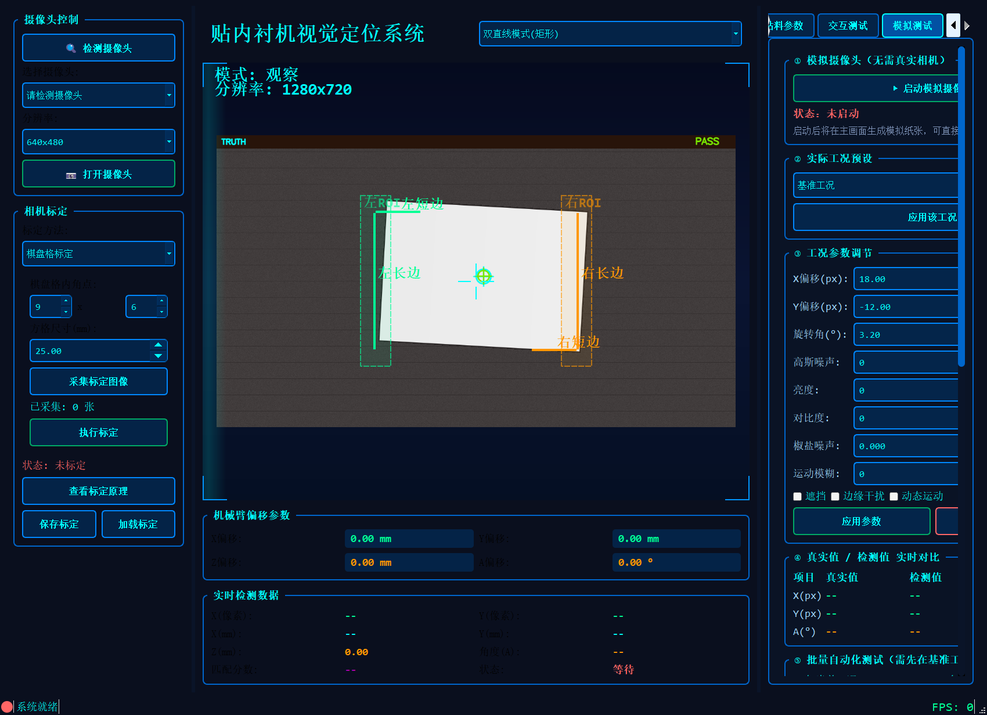
#> input picture evidence/图0_桌面GUI模拟测试页实景.png, 987 x 715 px, shrunk from 1700 x 1232 before the run
$ python -i vision_utils.py   (imports and definitions only)
#> lines starting #> are read from the running program, lines starting #| are printed output that depends on the picture; after the words box and inside, x2 and y2 are one past the last pixel; in counts of white or black regions, pixels touching at a corner belong together
#> further down, picture is the input picture: shape (715, 987, 3); mean B, G, R 58.3, 41.3, 27.2
#!/usr/bin/env python3
# -*- coding: utf-8 -*-
"""
视觉定位系统工具类
包含数据结构、算法实现等核心功能
"""

import cv2
import numpy as np
import math
import json
import pickle
from dataclasses import dataclass, field
from typing import List, Tuple, Optional, Dict, Any


@dataclass
class CalibrationData:
    pixel_per_mm_x: float = 1.0
    pixel_per_mm_y: float = 1.0
    offset_x: float = 0.0
    offset_y: float = 0.0
    points_pixel: List[Tuple[float, float]] = field(default_factory=list)
    points_physical: List[Tuple[float, float]] = field(default_factory=list)
    is_calibrated: bool = False


@dataclass
class LineTemplate:
    start: Tuple[float, float] = (0, 0)
    end: Tuple[float, float] = (0, 0)
    rho: float = 0.0
    theta: float = 0.0
    valid: bool = False


@dataclass
class ShapeTemplate:
    contour: np.ndarray = field(default_factory=lambda: np.array([]))
    center: Tuple[float, float] = (0, 0)
    angle: float = 0.0
    area: float = 0.0
    name: str = ""
    valid: bool = False


@dataclass
class DetectionResult:
    x_pixel: float = 0.0
    y_pixel: float = 0.0
    x_mm: float = 0.0
    y_mm: float = 0.0
    z_mm: float = 0.0
    angle: float = 0.0
    score: float = 0.0
    valid: bool = False
    timestamp: float = 0.0


class VisionAlgorithm:
    @staticmethod
    def detect_lines(frame: np.ndarray, canny_low=50, canny_high=150, hough_threshold=50) -> List[Tuple[Tuple[int, int], Tuple[int, int]]]:
#> called with canny_low = 50, canny_high = 150, hough_threshold = 50
        gray = cv2.cvtColor(frame, cv2.COLOR_BGR2GRAY)
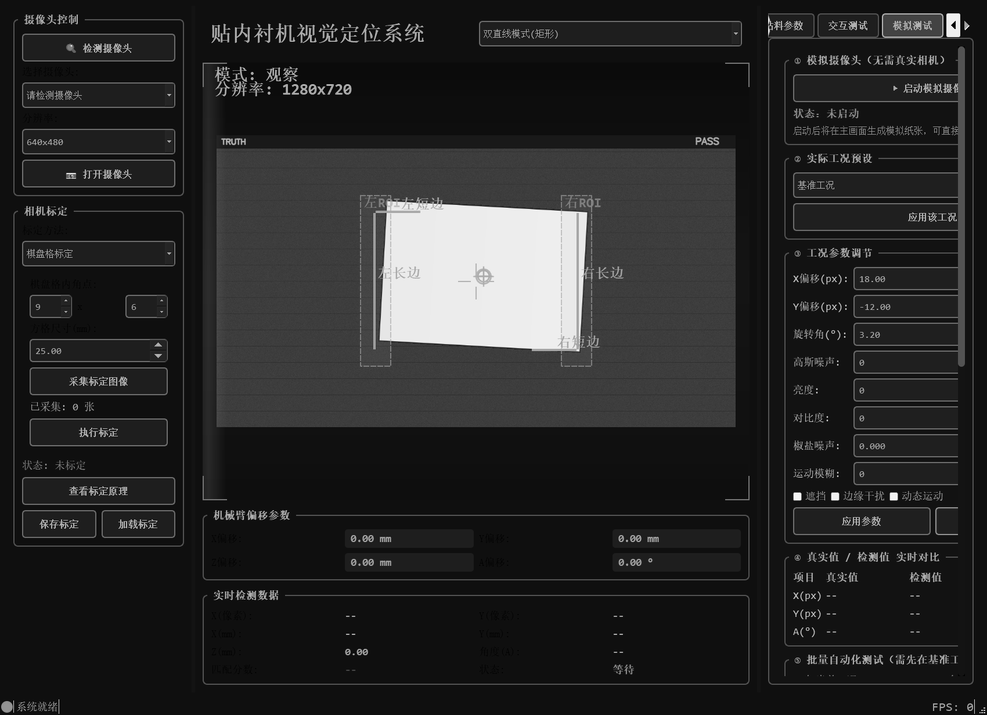
#> gray: shape (715, 987); min 0, max 255, mean 38.9
        blurred = cv2.GaussianBlur(gray, (5, 5), 1.4)
        edges = cv2.Canny(blurred, canny_low, canny_high)
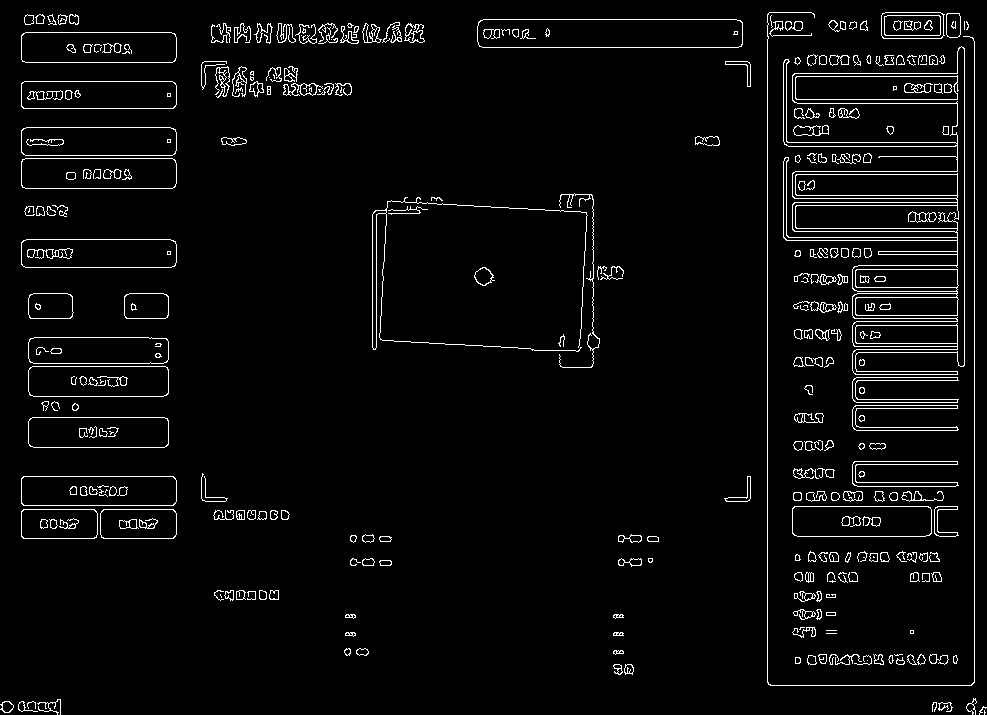
#> edges: shape (715, 987); 4% white in thin lines or dots
        lines = cv2.HoughLinesP(edges, 1, np.pi/180, hough_threshold, minLineLength=30, maxLineGap=10)
#> lines = 238 rows, first 6: [767, 682, 767, 14], [974, 682, 974, 41], [957, 380, 957, 51], [964, 365, 964, 48], [483, 19, 736, 19], [482, 47, 738, 47]

        detected_lines = []
        if lines is not None:
            for line in lines:
                x1, y1, x2, y2 = line[0]
                length = math.sqrt((x2-x1)**2 + (y2-y1)**2)
                if length > 30:
                    detected_lines.append(((x1, y1), (x2, y2), length))
#> this loop made 238 passes
#> (x1, y1, x2, y2, length) on passes 1 to 3: (767, 682, 767, 14, 668), (974, 682, 974, 41, 641), (957, 380, 957, 51, 329)
#> after the loop, detected_lines = 238 items
            detected_lines.sort(key=lambda x: x[2], reverse=True)

        return [(line[0], line[1]) for line in detected_lines]

    # [41 lines left out: functions detect_contours, match_shape, calculate_center, calculate_angle, pixel_to_mm, not called in this run]


class TemplateManager:
    # [42 lines left out: functions save_line_template, load_line_template, save_shape_template, load_shape_template, save_paste_params, load_paste_params, not called in this run]


class CameraUtils:
    # [11 lines left out: function detect_cameras, not called in this run]

>>> import cv2
>>> picture = cv2.imread('evidence/图0_桌面GUI模拟测试页实景.png')
>>> result = VisionAlgorithm().detect_lines(picture)
#> result = 238 items

$ run again, on evidence/图1_基准零位检测.png
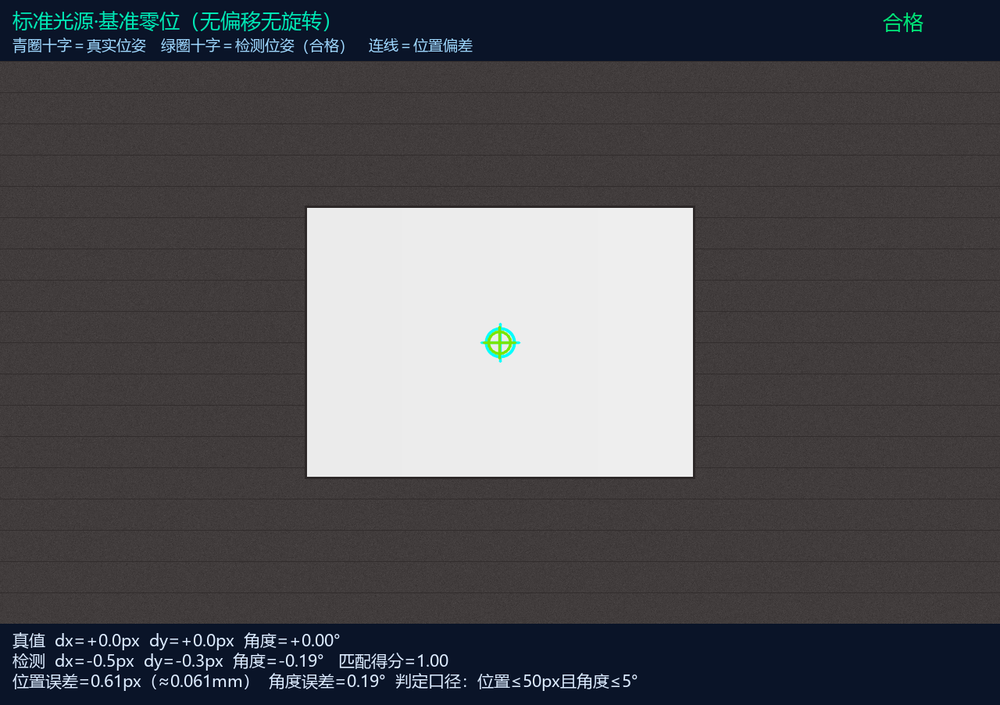
#> input picture evidence/图1_基准零位检测.png, 1000 x 705 px, shrunk from 1280 x 902 before the run
#> picture is the input picture: shape (705, 1000, 3); mean B, G, R 84, 80.3, 80.5
#> in detect_lines, `gray = cv2.cvtColor(frame, cv2.COLOR_BGR2GRAY)`:
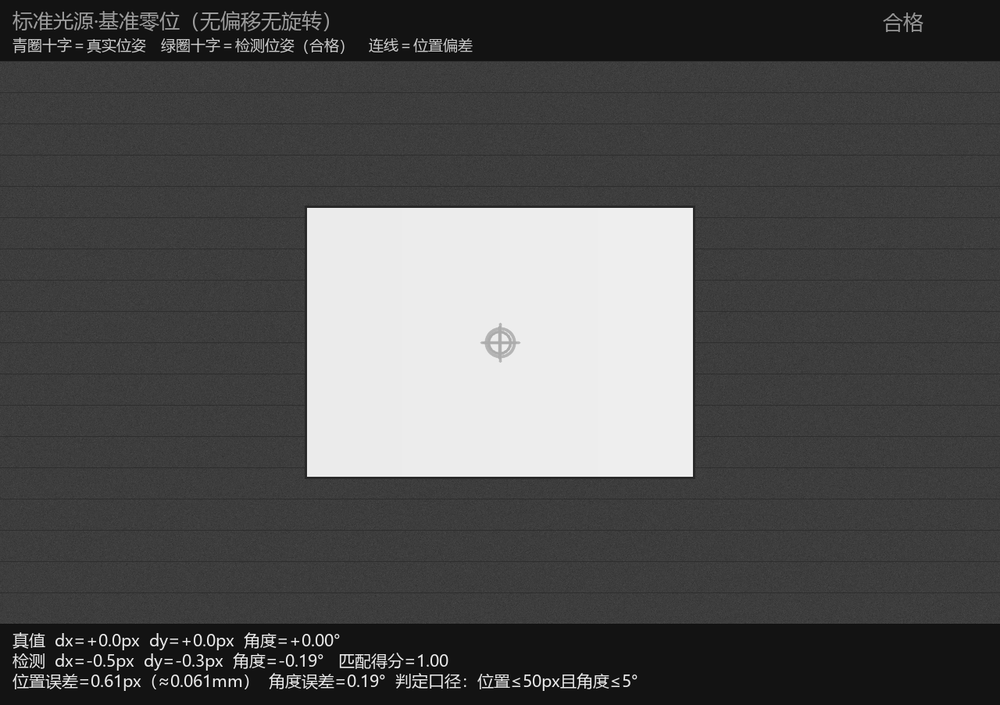
#> gray: shape (705, 1000); min 0, max 255, mean 80.4
#> in detect_lines, `edges = cv2.Canny(blurred, canny_low, canny_high)`:
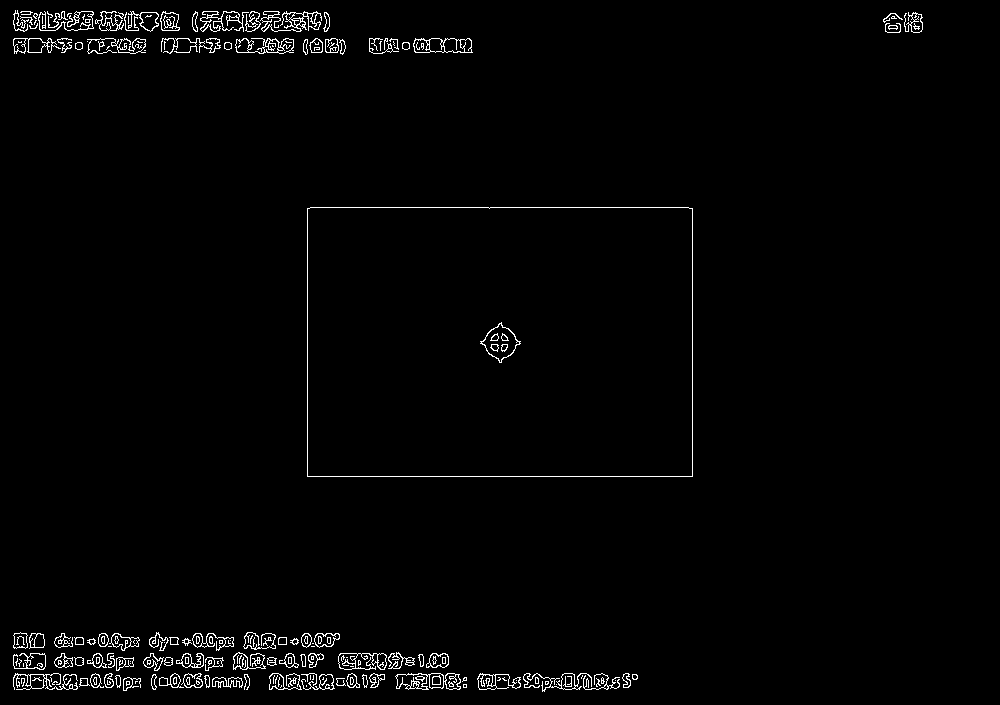
#> edges: shape (705, 1000); 1.7% white in thin lines or dots, all inside (x1, y1, x2, y2) = (13, 10, 923, 692)
#> lines = 206 rows, first 6: [307, 476, 692, 476], [692, 475, 692, 208], [310, 207, 688, 207], [307, 475, 307, 208], [14, 52, 64, 52], [13, 678, 249, 678]
#> the loop in detect_lines, `for line in lines:` made 206 passes
#> (x1, y1, x2, y2, length) on passes 1 to 3: (307, 476, 692, 476, 385), (692, 475, 692, 208, 267), (310, 207, 688, 207, 378)
#> after the loop in detect_lines, `for line in lines:`: detected_lines = 204 items

$ run again, on evidence/图2_姿态旋转5度边界.png
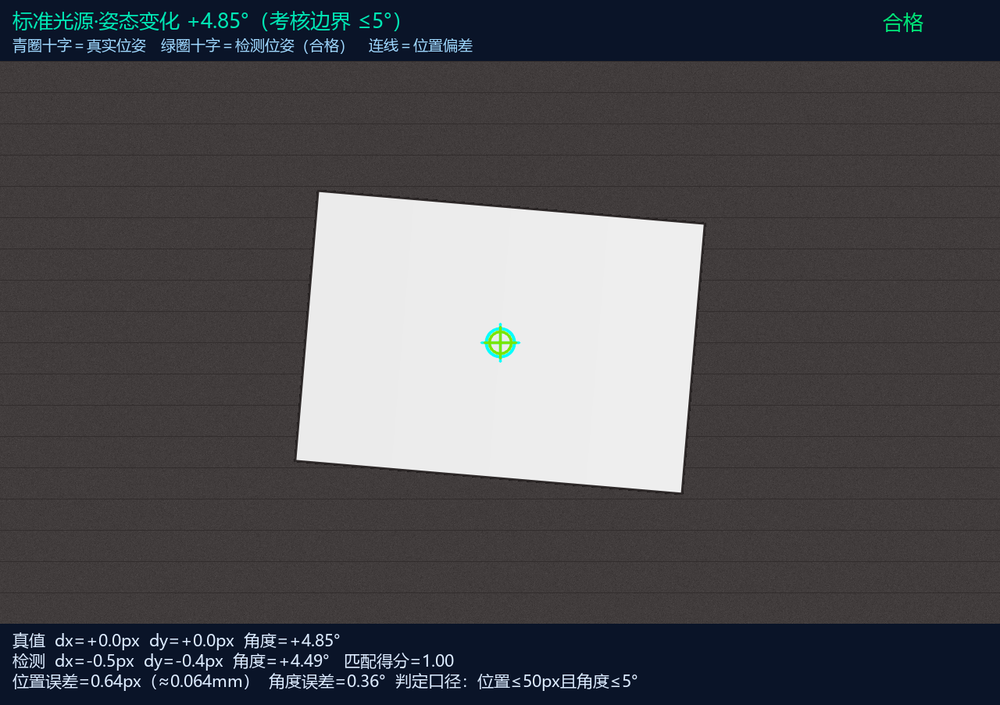
#> input picture evidence/图2_姿态旋转5度边界.png, 1000 x 705 px, shrunk from 1280 x 902 before the run
#> picture is the input picture: shape (705, 1000, 3); mean B, G, R 84, 80.3, 80.6
#> in detect_lines, `gray = cv2.cvtColor(frame, cv2.COLOR_BGR2GRAY)`:
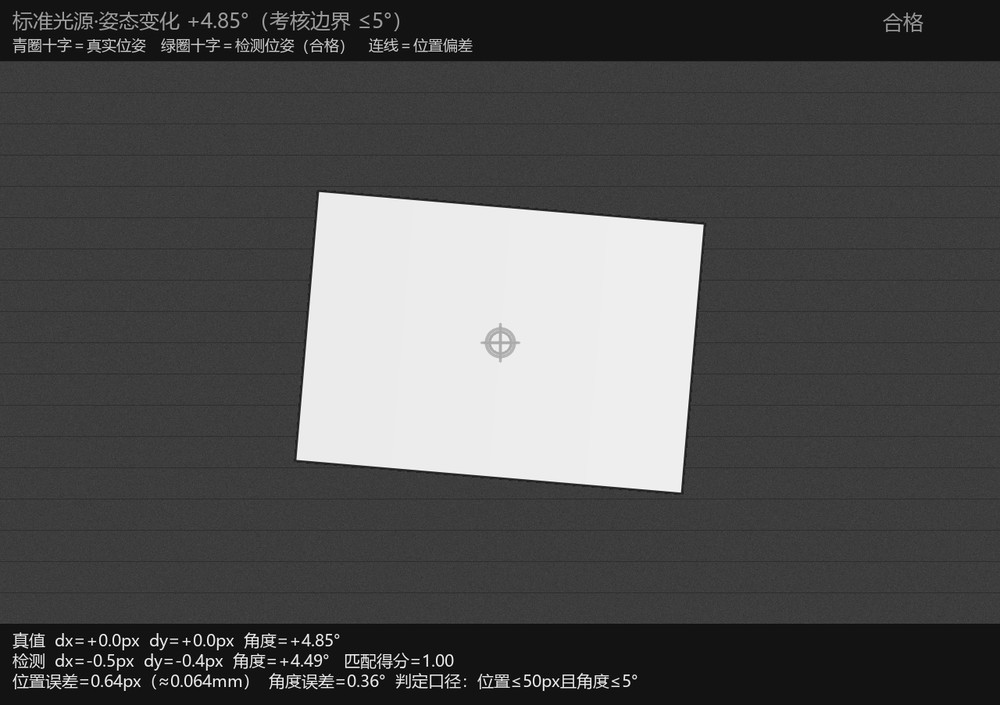
#> gray: shape (705, 1000); min 0, max 255, mean 80.4
#> in detect_lines, `edges = cv2.Canny(blurred, canny_low, canny_high)`:
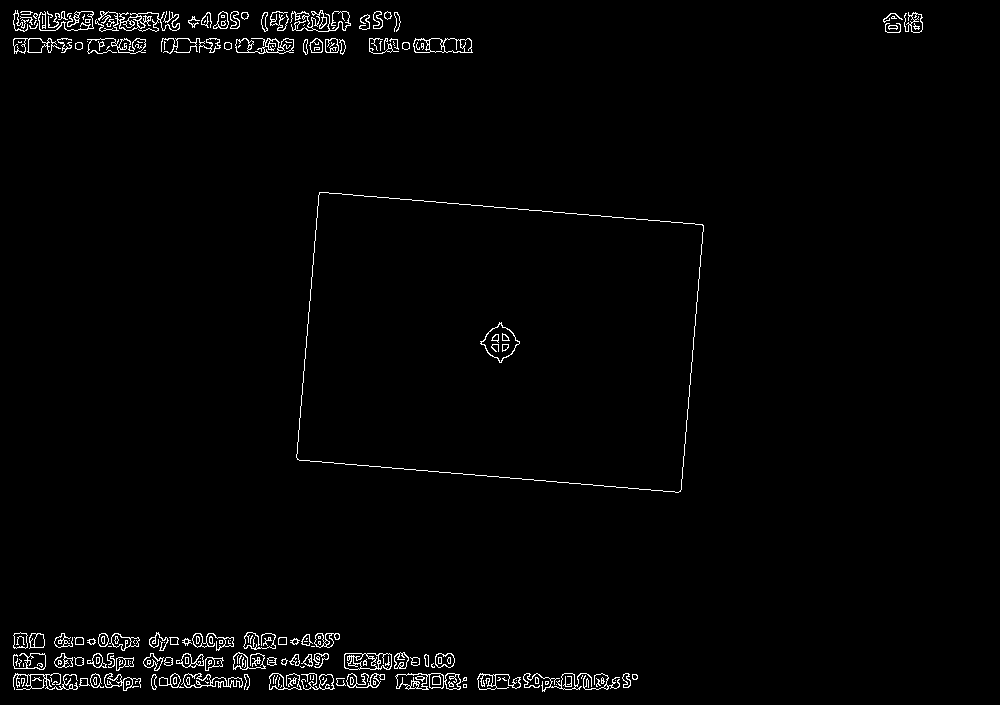
#> edges: shape (705, 1000); 1.7% white in thin lines or dots, all inside (x1, y1, x2, y2) = (13, 10, 923, 692)
#> lines = 211 rows, first 6: [43, 684, 249, 684], [508, 685, 628, 687], [397, 674, 459, 674], [13, 678, 249, 678], [297, 459, 678, 492], [163, 52, 213, 52]
#> the loop in detect_lines, `for line in lines:` made 211 passes
#> (x1, y1, x2, y2, length) on passes 1 to 3: (43, 684, 249, 684, 206), (508, 685, 628, 687, 120), (397, 674, 459, 674, 62)
#> after the loop in detect_lines, `for line in lines:`: detected_lines = 205 items

$ run again, on evidence/图3_位置角度组合偏移.png
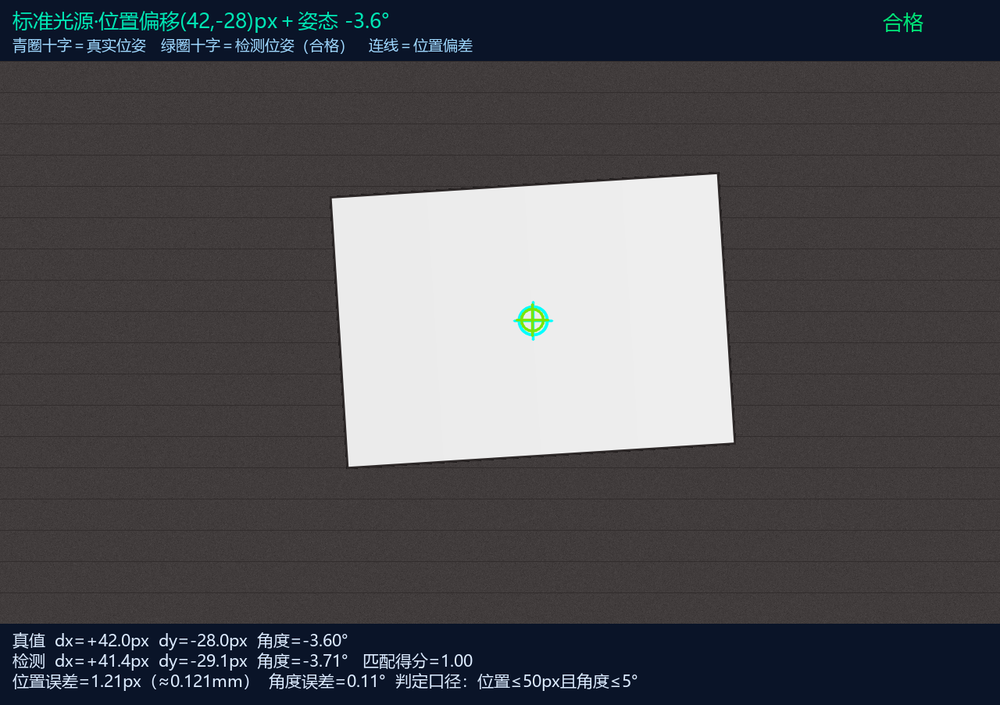
#> input picture evidence/图3_位置角度组合偏移.png, 1000 x 705 px, shrunk from 1280 x 902 before the run
#> picture is the input picture: shape (705, 1000, 3); mean B, G, R 84, 80.3, 80.5
#> in detect_lines, `gray = cv2.cvtColor(frame, cv2.COLOR_BGR2GRAY)`:
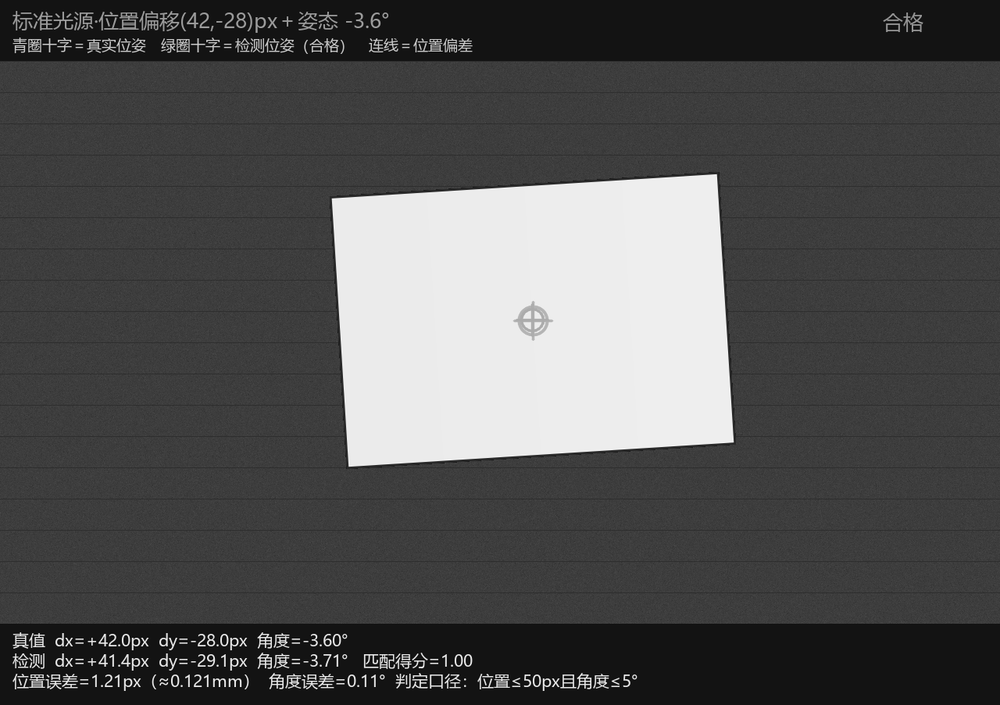
#> gray: shape (705, 1000); min 0, max 255, mean 80.4
#> in detect_lines, `edges = cv2.Canny(blurred, canny_low, canny_high)`:
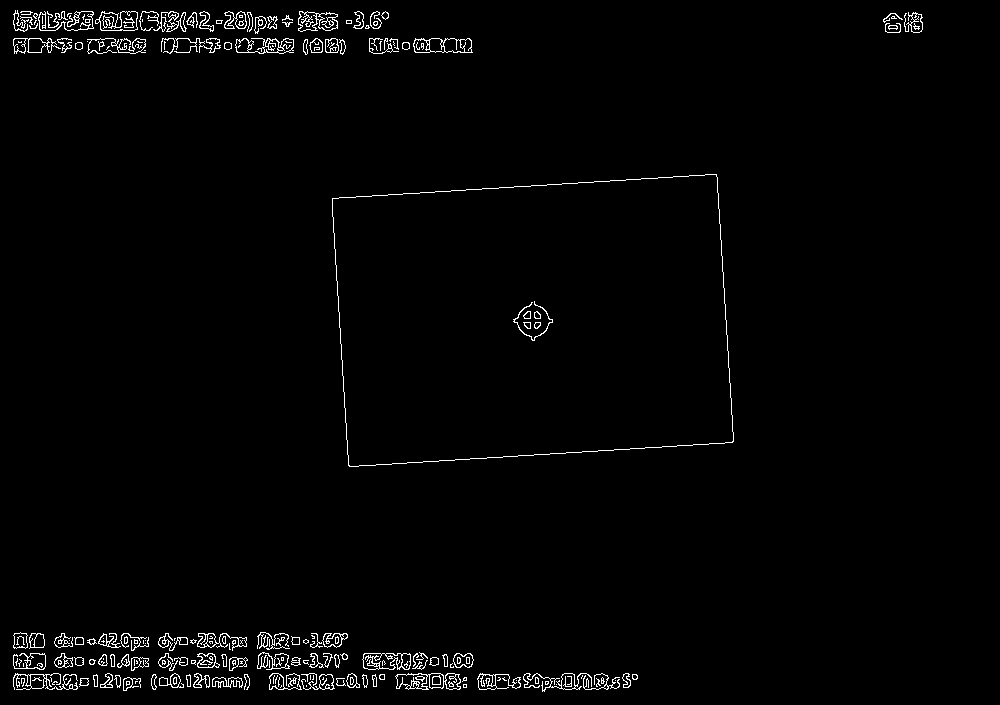
#> edges: shape (705, 1000); 1.7% white in thin lines or dots, all inside (x1, y1, x2, y2) = (13, 10, 923, 692)
#> lines = 204 rows, first 6: [363, 663, 472, 663], [101, 657, 245, 662], [269, 685, 376, 685], [57, 657, 146, 662], [13, 677, 97, 678], [397, 681, 460, 682]
#> the loop in detect_lines, `for line in lines:` made 204 passes
#> (x1, y1, x2, y2, length) on passes 1 to 3: (363, 663, 472, 663, 109), (101, 657, 245, 662, 144.1), (269, 685, 376, 685, 107)
#> after the loop in detect_lines, `for line in lines:`: detected_lines = 199 items
